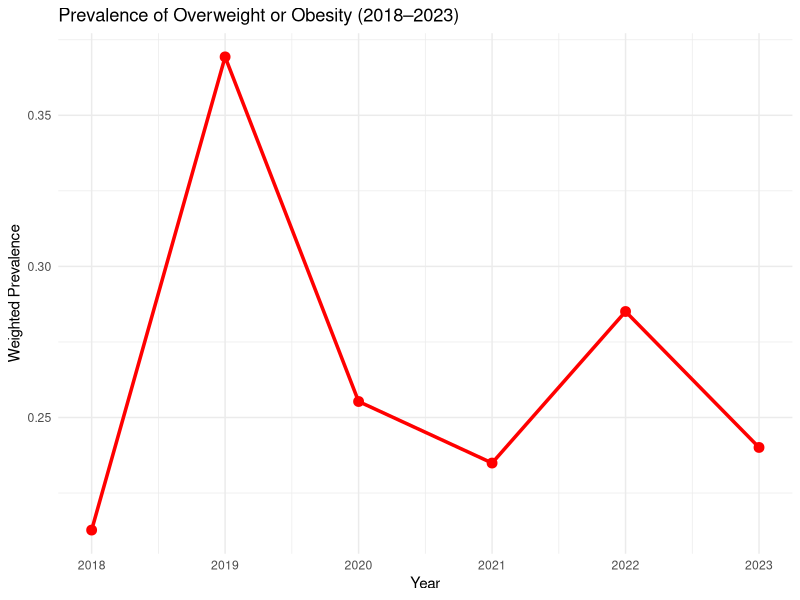

R code for this plot:
# Step 1: Setup and Load Required Packages
library(dplyr)
library(survey)
library(ggplot2)

# Read individual yearly datasets
d1 <- read.csv("brfss_2018_clean_sample.csv")
d2 <- read.csv("brfss_2019_clean_sample.csv")
d3 <- read.csv("brfss_2020_clean_sample.csv")
d4 <- read.csv("brfss_2021_clean_sample.csv")
d5 <- read.csv("brfss_2022_clean_sample.csv")
d6 <- read.csv("brfss_2023_clean_sample.csv")

# Merge datasets into one dataframe
brfss_all <- bind_rows(d1, d2, d3, d4, d5, d6)

# Inspect merged dataset
glimpse(brfss_all)
table(brfss_all$interview_year)

# Quick check that merge worked
head(brfss_all)

# Create survey design object
options(survey.lonely.psu = "adjust")  # Handle single-PSU strata
brfss_design <- svydesign(
  id = ~psu,
  strata = ~strata,
  weights = ~weight_final,
  data = brfss_all,
  nest = TRUE
)

# Calculate weighted prevalence of overweight/obese by year
prev_trends <- svyby(
  ~overweight_or_obese,
  ~interview_year,
  brfss_design,
  svymean,
  na.rm = TRUE
)

# Convert svyby results to dataframe and rename column
prev_df <- as.data.frame(prev_trends)
names(prev_df)[2] <- "prevalence"
prev_df

# Plot prevalence trends using ggplot2
ggplot(prev_df, aes(x = interview_year, y = prevalence)) +
  geom_line(size = 1.2, color = "red") +
  geom_point(size = 3, color = "red") +
  labs(
    title = "Prevalence of Overweight or Obesity (2018–2023)",
    y = "Weighted Prevalence",
    x = "Year"
  ) +
  theme_minimal()
